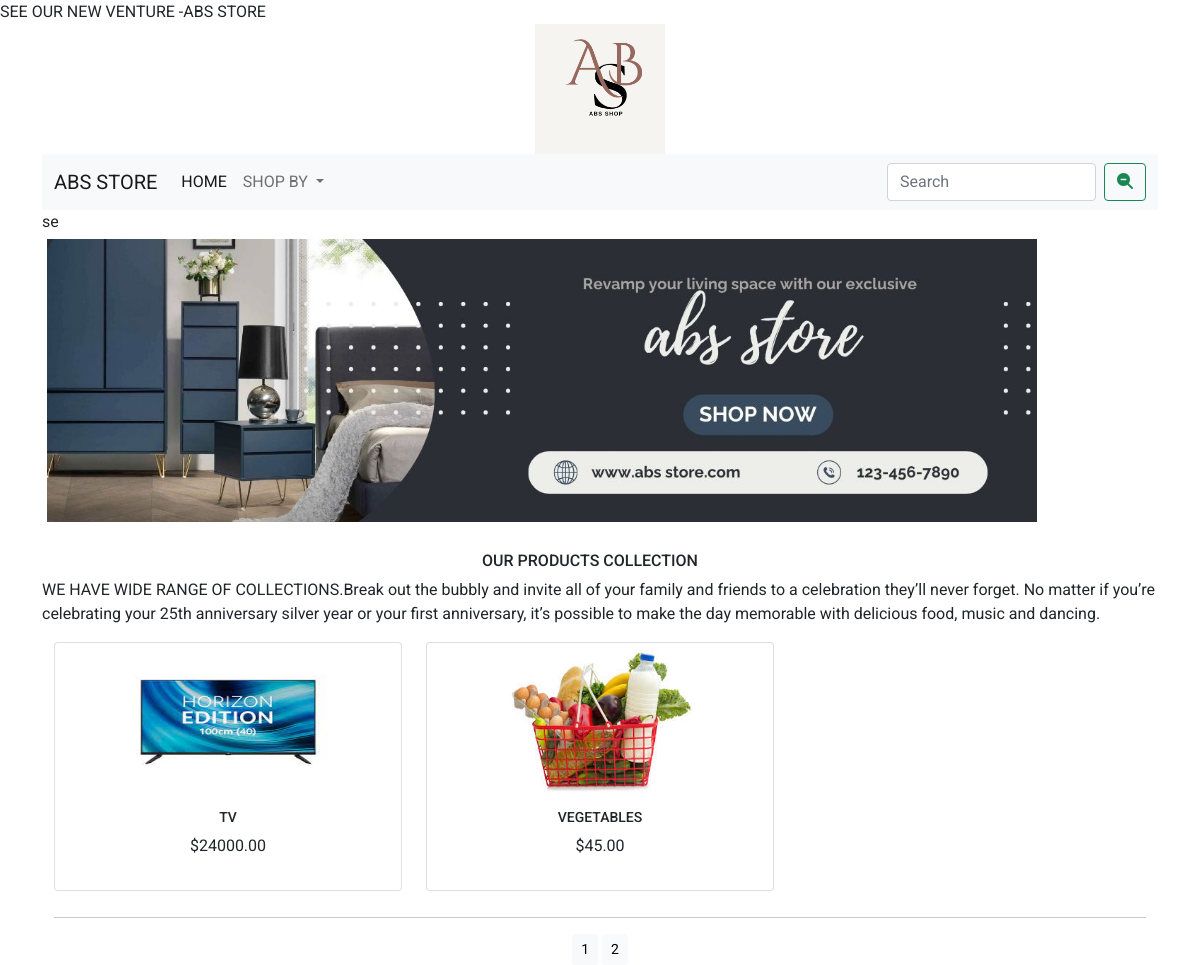
The page /shopapp/?page=2 on the database its author committed.
### shopapp/models.py (models this page shows, shortened)
class Product(models.Model):
    name=models.CharField(max_length=250,unique=True)
    slug=models.SlugField(max_length=250,unique=True)
    desc=models.TextField(max_length=250,unique=True)
    price=models.DecimalField(max_digits=10,decimal_places=2)
    category=models.ForeignKey(Category,on_delete=models.CASCADE)
    image=models.ImageField(upload_to='product',blank=True)
    stock=models.IntegerField()
    available=models.BooleanField(default=True)
    created=models.DateTimeField(auto_now_add=True)
    updated=models.DateTimeField(auto_now=True)
    def get_url(self):
        return reverse('shopapp:ProCatDetail', args=[self.category.slug, self.slug])
    class Meta:
        ordering = ('name',)
        verbose_name = 'product'
        verbose_name_plural = 'products'

### shopapp/views.py (the view)
# urls.py: path('',views.allProdCat,name='allProdCat'),
def allProdCat(request,c_slug=None):
    c_page=None
    products_list=None
    if c_slug!=None:
        c_page=get_object_or_404(Category,slug=c_slug)
        products_list=Product.objects.all().filter(category=c_page,available=True)
    else:
        products_list=Product.objects.all().filter(available=True)
    paginator=Paginator(products_list,6)
    try:
        page=int(request.GET.get('page','1'))
    except:
        page=1
    try:
        products=paginator.page(page)
    except (EmptyPage,InvalidPage):
        products=paginator.page(paginator.num_pages)
    return render(request,'category.html',{'category':c_page,'products':products})

### cart_app/context_processors.py (called while the page is built)
def counter(request):
    item_count=0
    if 'admin'in request.path:
        return {}
    else:
        try:
            cart=Cart.objects.filter(cart_id=_cart_id(request))
            cart_items=CartItem.objects.all().filter(cart=cart[:1])
            for cart_item in cart_items:
                item_count +=cart_item.quantity
        except Cart.DoesNotExist:
            item_count=0
    return dict(item_count=item_count)

### cart_app/views.py (called while the page is built)
def _cart_id(request):
    cart=request.session.session_key
    if not cart:
        cart=request.session.create()
    return cart

### shopapp/context_processors.py (called while the page is built)
def menu_links(request):
    links=Category.objects.all()
    return dict(links=links)

### shopapp/models.py (called while the page is built)
    def get_url(self):
        return reverse('shopapp:products_by_category',args=[self.slug])

### templates/category.html (shortened to what this page needs)
{% extends 'base.html' %}
{% load static %}
{% block content %}
<div class="mx_auto">
    {% if category %}
        <img class="my_image" src="{{category.image.url}}" alt="{{category.name}}" style="width:150px; height:150px;">
</div>
<br>
<div>
       <h1 class="text-center my_title">{{category.name}}</h1>
       <p class="text-justify">{{category.desc}}</p>
</div>
   {% else %}
<div>
    <img class="my_image my_image_padding" src="{% static 'img/banner.png' %}" alt="our product" width="1050px">
</div>
<br>
<div>
    <h1 class="text-center my_title">OUR PRODUCTS COLLECTION</h1>
    <P class="text-justify">WE HAVE WIDE RANGE OF COLLECTIONS.Break out the bubbly and invite all of your family and friends to a celebration they’ll never forget. No matter if you’re celebrating your 25th anniversary silver year or your first anniversary, it’s possible to make the day memorable with delicious food, music and dancing.</P>
</div>
    {% endif %}
<div class="container">
    <div class="row mx_auto">
    {% for product in products.object_list %}
    <div class="my_bottom_margin col-9  col-sm-12 col-md-4  col-lg-4">
        <div class="card text-center" style="min-width:18rem;">
            <a href="{{product.get_url}}"><img class="card-img-top my_image" src="{{product.image.url}}" style="width:200px; height:150px;">  </a>
            <div class="card-body">
                <h4>{{product.name}}</h4>
                <p>${{product.price}}</p>
            </div>
        </div>
    </div>
    {% endfor %}
    </div>
    <div class="mx-auto">
         {% if products.paginator.num_pages > 1 %}
         <hr>
    <div class="text-center">
        {% for pg in products.paginator.page_range %}
            <a href="?page={{pg}}" class="btn btn-light btn-sm {% if products.number == pg %} active {% endif %}">{{pg}}</a>
        {% endfor %}
    </div>
    {% endif %}
</div>
    </div>
{% endblock %}

### static/CSS/custom.css (style rules this page uses)
body { font-family: 'Roboto', sans-serif; }
.my_image { width:1000px; height:auto; }
.my_title { font-size:16px; text_transform:uppercase; letter_spacing:.2em }
.my_image_padding { padding:5px; }
.my_bottom_margin { margin-bottom:10px; }
.card-body h4 { font-size:14px; text_transform:uppercase; letter_spacing:.2em }
.my_title { padding-right:20px; }

### rows shown on the page
Product: image (picture), name "TV", price "24000.00"
Product: image (picture), name "VEGETABLES", price "45.00"

### other values the page prints
{{ pg }} "1" "2"
